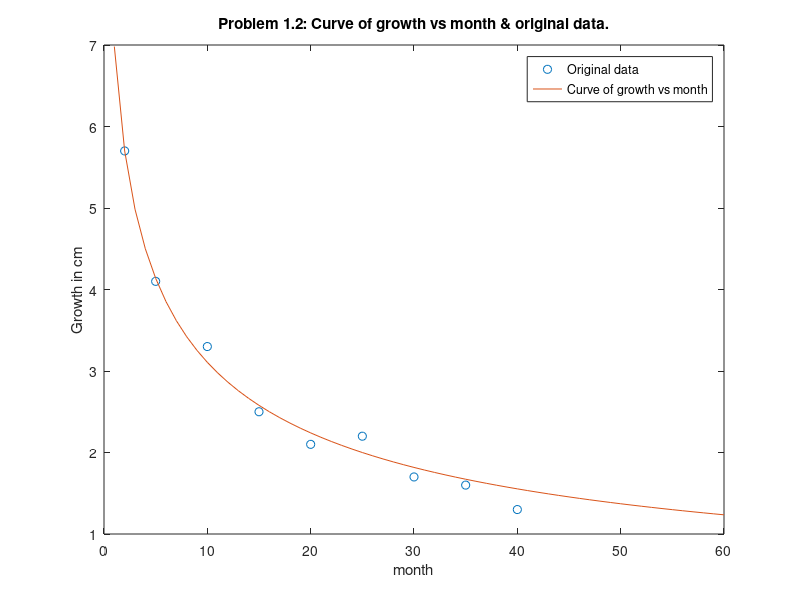
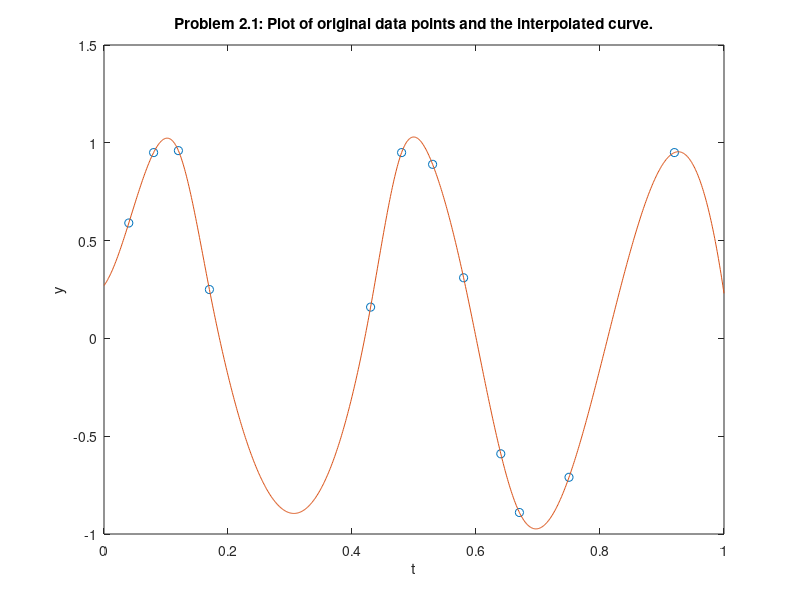

Write MATLAB code to recreate these figures, in order. (Note: this script raises an error after producing the figures.)
%ENG006 A07
%Chengeng Xiao
%SID: 913186040
%These programs solves 4 problems in HW4
%% Problem 1:
%1):
m = [2, 5, 10, 15, 20, 25, 30, 35, 40]; % Set list m
G = [5.7, 4.1, 3.3, 2.5, 2.1, 2.2, 1.7, 1.6, 1.3]; % Set list G

m1 = 1 ./ m; % Calculate 1/m
G1 = exp(G); % Make G expoent of e
coeffs = polyfit(m1, G1, 2); % Fit value into polymals
a = coeffs(1); % Get first coefficient
b = coeffs(2); % Get second coefficient
c = coeffs(3); % Get third coefficient
fprintf('Problem 1.1:\na is %f, b is %f, c is %f.\n',a, b, c); % Print with format

%2):
m21 = [1 : 1 : 60]; % Set month
m22 = 1 ./ m21; % Set 1 / month
G21 = polyval(coeffs, m22);
G22 = log(G21);

figure(1) % Set new figure
plot(m, G, 'o', m21, G22); % Draw plot
title('Problem 1.2: Curve of growth vs month & original data.'); % Set title
xlabel('month'); % Set label x
ylabel('Growth in cm'); % Set label y
legend('Original data', 'Curve of growth vs month'); % Set legend

%3):
G3 = log(polyval(coeffs, 1/100)); % Calculate growth at month 100
fprintf('Problem 1.3:\nThe estimated the growth at the 100th month is %f.\n', G3); % Print with format
%% Problem 2:
%1):
t = [0.04 0.08 0.12 0.17 0.43 0.48 0.53 0.58 0.64 0.67 0.75 0.92]; % Set list t
y = [0.59 0.95 0.96 0.25 0.16 0.95 0.89 0.31 -0.59 -0.89 -0.71 0.95]; % Set list y
x = [0 : 0.001 : 1]; % Set x
pp = spline(t, y, x);

figure(2); % Set new figure
plot(t, y, 'o', x, pp); % Draw plot
title('Problem 2.1: Plot of original data points and the interpolated curve.'); % Set title
xlabel('t'); % Set label x
ylabel('y'); % Set label y

%2):
pks = findpeaks(pp);

%% Problem 3:
fprintf('Answer the following questions with either Y for Yes or N for No.\n'); % Print with format
employed_cell = inputdlg('Are you employed?'); % Get employed cell string
employed = employed_cell{1}; % Get employed status
graduate_cell = inputdlg('Have you graduated from college in the past two years?'); % Get graduate cell string
graduate = graduate_cell{1}; % Get graduate status
if (graduate == 'Y' || employed == 'Y')
    fprintf('Problem 3:\nYou qualify for the special interest rate.\n'); % Print with format
else
    fprintf('Problem 3:\nYou do not qualify for the special interest rate.\n'); % Print with format
end
%% Problem 4:
%1):
x41(1) = 50;
y41(1) = 50;
x1 = randi([-1, 1], 1, 100);
y1 = randi([-1, 1], 1, 100);
for i = 2 : 1 : 100
    x41(i) = x41(i - 1) + x1(i);
    y41(i) = y41(i - 1) + y1(i);
    if x41(i) > 100
        x41(i) = 200 - x41(i);
    end
    
    if x41(i) < 0
        x41(i) = -x41(i);
    end
    
    if y41(i) > 100
        y41(i) = 200 - y41(i);
    end
    
    if y41(i) < 0
        y41(i) = -y41(i);
    end
end

figure(3) % Set new figure
for i = 1 : 1 : 100
    plot(x41(i), y41(i), '^');
    pause(0.01);
    hold on;
end % Draw plot 0.1 sec a dot

title('Problem 4.1: Brownian motion 100 times'); % Set title
axis([0, 100, 0, 100]); % Set axis
xlabel('x'); % Set label x
ylabel('y'); % Set label y

%2):
x42(1) = 50;
y42(1) = 50;
x2 = randi([-1, 1], 1, 1000);
y2 = randi([-1, 1], 1, 1000);
for i = 2 : 1 : 1000
    x42(i) = x42(i - 1) + x2(i);
    y42(i) = y42(i - 1) + y2(i);
    if x42(i) > 100
        x42(i) = 200 - x42(i);
    end
    
    if x42(i) < 0
        x42(i) = -x42(i);
    end
    
    if y42(i) > 100
        y42(i) = 200 - y42(i);
    end
    
    if y42(i) < 0
        y42(i) = -y42(i);
    end
end

figure(4) % Set new figure
for i = 1 : 1 : 1000
    plot(x42(i), y42(i), '^');
    pause(0.01);
    hold on;
end % Draw plot 0.1 sec a dot

title('Problem 4.2: Brownian motion 1000 times'); % Set title
axis([0, 100, 0, 100]); % Set axis
xlabel('x'); % Set label x
ylabel('y'); % Set label y

%3):
x43(1) = 50;
y43(1) = 50;
x3 = randi([-1, 1], 1, 10000);
y3 = randi([-1, 1], 1, 10000);
for i = 2 : 1 : 10000
    x43(i) = x43(i - 1) + x3(i);
    y43(i) = y43(i - 1) + y3(i);
    if x43(i) > 100
        x43(i) = 200 - x43(i);
    end
    
    if x43(i) < 0
        x43(i) = -x43(i);
    end
    
    if y43(i) > 100
        y43(i) = 200 - y43(i);
    end
    
    if y43(i) < 0
        y43(i) = -y43(i);
    end
end

figure(5) % Set new figure
for i = 1 : 1 : 10000
    plot(x43(i), y43(i), '^');
    pause(0.01);
    hold on;
end % Draw plot 0.1 sec a dot

title('Problem 4.3: Brownian motion 10000 times'); % Set title
axis([0, 100, 0, 100]); % Set axis
xlabel('x'); % Set label x
ylabel('y'); % Set label y

%4):